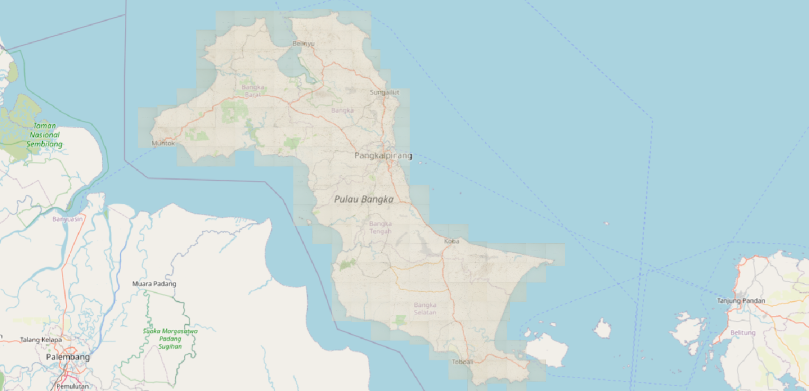
#> input picture figures/osm_overlay.png, 1618 x 781 px, given in place of 33-XXVI-d.jpg, which was not available (shown at 1/2 size)
$ python make_figures.py ../figures/osm_overlay.png
#> lines starting #> are read from the running program, lines starting #| are printed output that depends on the picture; pictures that were not available may be replaced by others from this repository, and a replacement may not be noted
### v3/grid.py
# -*- coding: utf-8 -*-
"""Bangka sheet-grid geometry (v3).

One model covers every sheet.  Each sheet is placed by its *printed neatline*,
not by the edge of the scan: whichever axis of the frame spans a whole number
of 5' cells fixes the paper scale, and the other axis follows from its measured
pixel length.  That handles regular sheets, the two-cell coastal composites,
and the sheets that were printed short or long of their cell, without
stretching any of them.

A 5' cell is not square on paper: at Bangka's latitude 5' of latitude is
slightly shorter on the ground than 5' of longitude.  The measured frames agree
(median height/width 0.9959 over 115 sheets, MAD 0.0009, against 0.9943
predicted for the ellipsoid), which is what CELL_ASPECT encodes.
"""
import csv
import os

from PIL import Image

Image.MAX_IMAGE_PIXELS = None

HERE = os.path.dirname(os.path.abspath(__file__))
ROOT = os.path.dirname(HERE)
CROP_DIR = os.path.join(ROOT, 'new_crops', 'map')

SUBGRID = {
    'a': (0, 0), 'b': (1, 0), 'c': (2, 0), 'd': (3, 0),
    'e': (0, 1), 'f': (1, 1), 'g': (2, 1), 'h': (3, 1),
    'i': (0, 2), 'k': (1, 2), 'l': (2, 2), 'm': (3, 2),
    'n': (0, 3), 'o': (1, 3), 'p': (2, 3), 'q': (3, 3),
}
INV_SUBGRID = {v: k for k, v in SUBGRID.items()}
ROMAN = {'XXIII': 23, 'XXIV': 24, 'XXV': 25, 'XXVI': 26, 'XXVII': 27, 'XXVIII': 28}
INV_ROMAN = {v: k for k, v in ROMAN.items()}

CELL = 5 / 60.0
CELL_ASPECT = 0.9959          # printed frame height / width for one cell

BASE_LON, BASE_LAT = 105.0, -2.0
LON_OFFSET = 0.140831
LAT_OFFSET = 0.000121

# v3.1 refinement: a small residual shift found by fitting the map's own road
# network (v3/fit_roads.py) against OSM's major-road layer.  Roads move far
# less than the coastline over 90 years, so this is a genuine inland
# calibration check, not coastal change.  60 of 131 usable sheets converged
# independently on the same shift with a tight median residual (30 m) - not
# plausible by chance - so it is applied here rather than left as a footnote.
# Provenance: median of those 60 sheets' fitted (dlon, dlat), 2026-08-27.
ROAD_LON_CORRECTION = 200.4 / 111320.0
ROAD_LAT_CORRECTION = -66.8 / 111320.0

# Sheets whose printed frame is not a whole cell, with the edge that sits on a
# graticule line.  Anchors are decided in fit_irregular.py, never guessed.
IRREGULAR_ANCHOR = {
    '33-XXVI-d': 'top',
    '34-XXV-q': 'top',
}

_frames = None


def frames():
    global _frames
    if _frames is None:
        _frames = {}
        with open(os.path.join(HERE, 'frames.csv'), encoding='utf-8') as fh:
            for r in csv.DictReader(fh):
                num = lambda k: float(r[k]) if r[k] else None
                cw, ch = int(r['crop_w']), int(r['crop_h'])
                _frames[r['sheet_id']] = dict(
                    left=num('frame_left'), right=num('frame_right'),
                    top=num('frame_top'), bottom=num('frame_bottom'),
                    w=num('frame_w'), h=num('frame_h'), crop_w=cw, crop_h=ch)
    return _frames


# [15 lines left out: function v2_metadata_path, not called in this run]


def cell_index(sheet_id):
    col_s, roman, sub = sheet_id.split('-')
    bc, br = (int(col_s) - 32) * 4, (ROMAN[roman] - 25) * 4
    return [(bc + SUBGRID[ch][0], br + SUBGRID[ch][1]) for ch in sub]


# [4 lines left out: function sheet_id_for, not called in this run]


def cell_bounds(col, row, apply_road_correction=True):
    """Bounds of one 5' graticule cell.

    apply_road_correction=False reproduces the v3.0 grid, which is what
    fit_roads.py needs so its measurement stays independent of its own result.
    """
    w = BASE_LON + LON_OFFSET + col * CELL
    n = BASE_LAT + LAT_OFFSET - row * CELL
    if apply_road_correction:
        w += ROAD_LON_CORRECTION
        n += ROAD_LAT_CORRECTION
    return w, n, w + CELL, n - CELL


def crop_size(sheet_id):
    with Image.open(os.path.join(CROP_DIR, sheet_id + '.jpg')) as im:
        return im.size


def frame_edges(sheet_id):
    """Neatline edge positions in crop pixels, falling back to the crop edge
    wherever a frame line was too faint to measure."""
    f = frames()[sheet_id]
    cw, ch = f['crop_w'], f['crop_h']
    return (0.0 if f['left'] is None else f['left'],
            float(cw) if f['right'] is None else f['right'],
            0.0 if f['top'] is None else f['top'],
            float(ch) if f['bottom'] is None else f['bottom'], cw, ch)


def _frame_px(sheet_id):
    l, r, t, b, cw, ch = frame_edges(sheet_id)
    return (r - l), (b - t), cw, ch


def sheet_geometry(sheet_id, anchor_override=None, apply_road_correction=True):
    cells = cell_index(sheet_id)
    fw, fh, cw, ch = _frame_px(sheet_id)
    vertical_pair = len(cells) == 2 and cells[0][0] == cells[1][0]
    horizontal_pair = len(cells) == 2 and not vertical_pair

    # Which axis spans a known whole number of cells?  That axis sets the scale.
    n_lon_cells = 2 if horizontal_pair else 1
    n_lat_cells = 2 if vertical_pair else 1
    if horizontal_pair:
        deg_per_px = CELL / (fh / CELL_ASPECT)          # height is one cell
    else:
        deg_per_px = CELL / fw                          # width is one cell

    span_lon = fw * deg_per_px
    span_lat = fh * deg_per_px / CELL_ASPECT

    land = cells[0]
    lw, ln, le, ls = cell_bounds(*land, apply_road_correction=apply_road_correction)

    if len(cells) == 1:
        # Only call a sheet irregular when both frame edges were actually
        # measured; a half-measured frame is not evidence of anything.
        raw = frames()[sheet_id]
        measured = raw['w'] is not None and raw['h'] is not None
        exact = not measured or (abs(span_lon / CELL - 1) < 0.02
                                 and abs(span_lat / CELL - 1) < 0.02)
        if exact:
            anchor = 'cell'
            west, north, east, south = lw, ln, le, ls
        else:
            anchor = anchor_override or IRREGULAR_ANCHOR.get(sheet_id, 'top')
            west, east = lw, lw + span_lon
            if anchor == 'top':
                north, south = ln, ln - span_lat
            else:
                south, north = ls, ls + span_lat
    elif vertical_pair:
        # The sheet's frame touches one of the two outer edges of the enclosing
        # 5' x 10' rectangle - not an edge of the land cell, which may be the
        # lower of the pair.  The rule is that it touches the land cell's own
        # outer edge, with the unprinted sea falling off the companion end.
        upper = min(cells, key=lambda c: c[1])
        lower = max(cells, key=lambda c: c[1])
        rect_north = cell_bounds(*upper, apply_road_correction=apply_road_correction)[1]
        rect_south = cell_bounds(*lower, apply_road_correction=apply_road_correction)[3]
        anchor = anchor_override or ('top' if cells[0] == upper else 'bottom')
        west, east = lw, lw + span_lon
        if anchor == 'top':
            north, south = rect_north, rect_north - span_lat
        else:
            south, north = rect_south, rect_south + span_lat
    else:
        left_c = min(cells, key=lambda c: c[0])
        right_c = max(cells, key=lambda c: c[0])
        rect_west = cell_bounds(*left_c, apply_road_correction=apply_road_correction)[0]
        rect_east = cell_bounds(*right_c, apply_road_correction=apply_road_correction)[2]
        anchor = anchor_override or ('left' if cells[0] == left_c else 'right')
        north, south = ln, ln - span_lat
        if anchor == 'left':
            west, east = rect_west, rect_west + span_lon
        else:
            east, west = rect_east, rect_east - span_lon

    # Everything above positions the *neatline*.  The crop keeps a little paper
    # on each side of it, and those margins are not symmetric, so extend each
    # edge by its own measured margin instead of splitting the difference.
    fl, fr, ft, fb, _, _ = frame_edges(sheet_id)
    west -= fl * deg_per_px
    east += (cw - fr) * deg_per_px
    north += ft * deg_per_px / CELL_ASPECT
    south -= (ch - fb) * deg_per_px / CELL_ASPECT

    return dict(sheet_id=sheet_id,
                kind='composite' if len(cells) == 2 else
                     ('irregular' if anchor not in ('cell',) else 'single'),
                anchor=anchor, west=west, north=north, east=east, south=south,
                w_px=cw, h_px=ch, frame_w=fw, frame_h=fh,
                frame_px=(fl, fr, ft, fb),
                xscale=(east - west) / cw, yscale=(north - south) / ch,
                span_lon_arcmin=(east - west) * 60, span_lat_arcmin=(north - south) * 60,
                n_lon_cells=n_lon_cells, n_lat_cells=n_lat_cells, cells=cells)

### v3/make_figures.py
# -*- coding: utf-8 -*-
"""Regenerate every figure used in the README and V3_REPORT.

Figures are generated from the data rather than screenshotted, so they stay
consistent with whatever the pipeline currently produces.  Run after
georeference.py.
"""
import glob
import os
import sys

import numpy as np
import rasterio
from PIL import Image, ImageDraw, ImageFont
from rasterio.enums import Resampling

HERE = os.path.dirname(os.path.abspath(__file__))
ROOT = os.path.dirname(HERE)
sys.path.insert(0, HERE)
import basemap  # noqa: E402
import grid  # noqa: E402

Image.MAX_IMAGE_PIXELS = None
OUT = os.path.join(ROOT, 'figures')
RASTERS = os.path.join(ROOT, 'GEOREF_V3_1', '*', '*.tif')

_FONT_CANDIDATES = ['C:/Windows/Fonts/segoeui.ttf', 'C:/Windows/Fonts/arial.ttf',
                    '/usr/share/fonts/truetype/dejavu/DejaVuSans.ttf']


def font(size):
    for p in _FONT_CANDIDATES:
        if os.path.exists(p):
            try:
                return ImageFont.truetype(p, size)
            except OSError:
                pass
    return ImageFont.load_default()


def caption(draw, xy, text, fill=(30, 30, 30), size=15, bg=(255, 255, 255)):
    """Text with a solid pad behind it, so it stays readable over a map."""
    f = font(size)
    x, y = xy
    box = draw.textbbox((x, y), text, font=f)
    draw.rectangle([box[0] - 5, box[1] - 3, box[2] + 5, box[3] + 3], fill=bg)
    draw.text((x, y), text, font=f, fill=fill)


def _render_sheets(pattern, west, east, south, north, ppd, use_mask=True):
    """Paint the georeferenced sheets into a lon/lat-aligned RGBA canvas."""
    W, H = int(round((east - west) * ppd)), int(round((north - south) * ppd))
    canvas = np.zeros((H, W, 4), np.uint8)
    for f in sorted(glob.glob(pattern)):
        with rasterio.open(f) as ds:
            b = ds.bounds
            if b.right < west or b.left > east or b.top < south or b.bottom > north:
                continue
            tw = max(int(round((b.right - b.left) * ppd)), 1)
            th = max(int(round((b.top - b.bottom) * ppd)), 1)
            a = np.transpose(ds.read(out_shape=(3, th, tw),
                                     resampling=Resampling.average), (1, 2, 0))
            m = (ds.read_masks(1, out_shape=(th, tw), resampling=Resampling.nearest) > 127
                 if use_mask else np.ones((th, tw), bool))
        x0 = int(round((b.left - west) * ppd))
        y0 = int(round((north - b.top) * ppd))
        sx0, sy0 = max(x0, 0), max(y0, 0)
        x1, y1 = min(x0 + tw, W), min(y0 + th, H)
        if sx0 >= x1 or sy0 >= y1:
            continue
        sub = a[sy0 - y0:y1 - y0, sx0 - x0:x1 - x0]
        sm = m[sy0 - y0:y1 - y0, sx0 - x0:x1 - x0]
        win = canvas[sy0:y1, sx0:x1]
        win[..., :3][sm] = sub[sm]
        win[..., 3][sm] = 255
        canvas[sy0:y1, sx0:x1] = win
    return Image.fromarray(canvas, 'RGBA')


def fig_osm_overlay(path, z=10, opacity=0.75):
    """The sheets over modern OSM - does the archive land on the real island?

    Not called by main(): figures/osm_overlay.png is a hand-framed QGIS export
    (it carries a .pgw, so it stays georeferenced) and is tracked in git rather
    than regenerated, so this must not overwrite it.  Kept because it is the
    reproducible way to rebuild that view if the QGIS export is ever lost -
    call it explicitly with a different output path.
    """
    bm, (w, e, s, n) = basemap.basemap(105.0, 107.0, -3.35, -1.45, z=z)
    ppd = bm.width / (e - w)
    sheets = _render_sheets(RASTERS, w, e, s, n, ppd)
    sheets.putalpha(sheets.getchannel('A').point(lambda v: int(v * opacity)))
    out = bm.convert('RGBA')
    out.alpha_composite(sheets)
    out = out.convert('RGB')
    d = ImageDraw.Draw(out)
    caption(d, (12, out.height - 32),
            'historical sheets (v3.1) over OpenStreetMap  ·  basemap © OpenStreetMap contributors (ODbL)',
            size=17)
    out.save(path)
    return out.size


def fig_mosaic(path, ppd=900):
    """All 176 sheets, sheet outlines in red - coverage and seams."""
    west, east, south, north = 105.05, 106.95, -3.30, -1.55
    img = _render_sheets(RASTERS, west, east, south, north, ppd)
    out = Image.new('RGB', img.size, 'white')
    out.paste(img, (0, 0), img)
    d = ImageDraw.Draw(out)
    for f in sorted(glob.glob(RASTERS)):
        with rasterio.open(f) as ds:
            b = ds.bounds
        d.rectangle([(b.left - west) * ppd, (north - b.top) * ppd,
                     (b.right - west) * ppd, (north - b.bottom) * ppd],
                    outline=(220, 0, 0), width=2)
    caption(d, (12, 12),
            '176 sheets, v3.1 — red outlines are sheet extents; no structural overlaps',
            size=17)
    out.save(path)
    return out.size


def fig_irregular(path, sid='33-XXVI-d'):
    """A sheet whose printed frame is taller than its 5' cell.

    Blue is the detected neatline, red is the graticule cell it was forced
    into by v2 - the gap between them is the distortion v3 removes.
    """
    g = grid.sheet_geometry(sid)
    with Image.open(os.path.join(grid.CROP_DIR, sid + '.jpg')) as im:
        scale = 760.0 / im.width
        img = im.resize((int(im.width * scale), int(im.height * scale))).convert('RGB')
    fl, fr, ft, fb = [v * scale for v in g['frame_px']]
    cell_h = (fr - fl) * grid.CELL_ASPECT          # one cell, at this sheet's scale
    pad_b, pad_r = 40, 330
    out = Image.new('RGB', (img.width + pad_r, img.height + pad_b), 'white')
    out.paste(img, (0, 0))
    d = ImageDraw.Draw(out)
    d.rectangle([fl, ft, fr, fb], outline=(20, 90, 220), width=3)
    d.rectangle([fl, ft, fr, ft + cell_h], outline=(220, 0, 0), width=3)
    over_m = (g['span_lat_arcmin'] - 5.0) * 1852
    x = img.width + 16
    d.text((x, ft + 4), sid, font=font(21), fill=(0, 0, 0))
    d.text((x, ft + 40), 'blue: printed neatline', font=font(16), fill=(20, 90, 220))
    d.text((x, ft + 62), "red: one 5-arcmin cell", font=font(16), fill=(200, 0, 0))
    d.text((x, ft + 100), 'The printed frame is %.1f%%' % (g['frame_h'] / g['frame_w'] * 100 - 100),
           font=font(16), fill=(0, 0, 0))
    d.text((x, ft + 122), 'taller than one cell, i.e.', font=font(16), fill=(0, 0, 0))
    d.text((x, ft + 144), '%.0f m of extra coastline.' % over_m, font=font(16), fill=(0, 0, 0))
    d.text((x, ft + 182), 'v2 squeezed the whole sheet', font=font(16), fill=(95, 95, 95))
    d.text((x, ft + 204), 'into the red box, distorting', font=font(16), fill=(95, 95, 95))
    d.text((x, ft + 226), 'its interior by that much.', font=font(16), fill=(95, 95, 95))
    out.save(path)
    return out.size


def main():
    os.makedirs(OUT, exist_ok=True)
    jobs = [
        ('mosaic_v3.png', fig_mosaic, 'all 176 sheets, outlines in red'),
        ('irregular_sheet.png', fig_irregular, 'a sheet printed past its cell'),
    ]
    for name, fn, desc in jobs:
        p = os.path.join(OUT, name)
        size = fn(p)
        print('%-22s %-38s %s' % (name, desc, size), flush=True)
#> this loop made 2 passes; (reads v3/frames.csv from the repository)
#> pass 1, in fig_mosaic, `out.save(path)`:
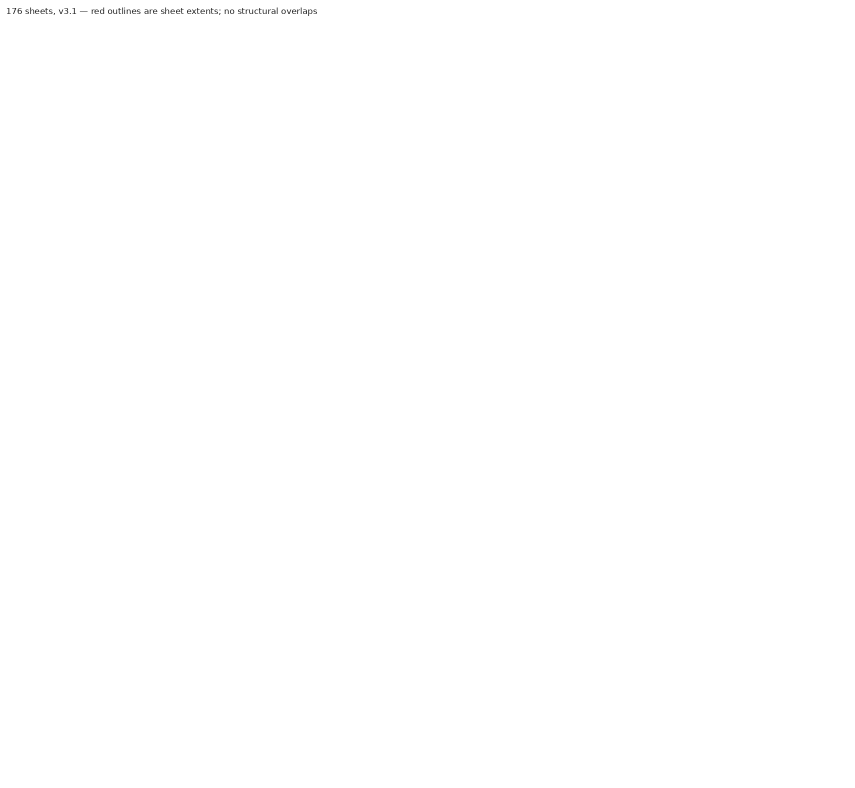
#> saved as mosaic_v3.png: PIL image 1710x1575 RGB (shown at 1/2 size); min 30, max 255, mean 254.9
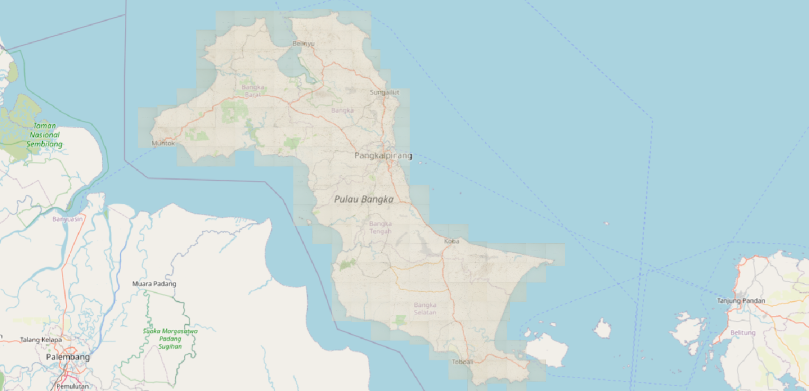
#> input picture figures/osm_overlay.png, 1618 x 781 px, given in place of 33-XXVI-d.jpg, which was not available (shown at 1/2 size)
#> pass 2, in fig_irregular, `img = im.resize((int(im.width * scale), int(im.height * scale))).conve..`:
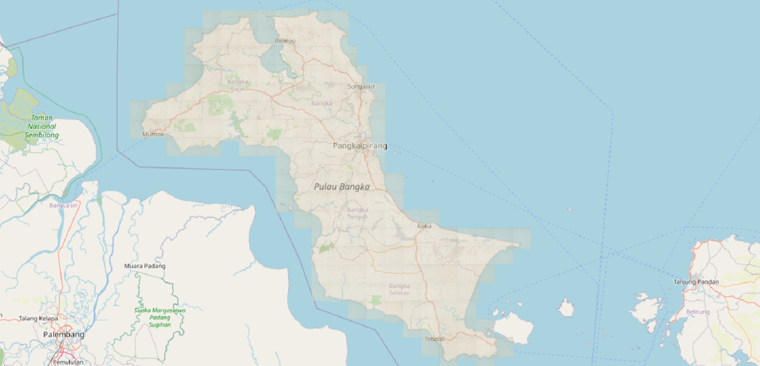
#> img: PIL image 760x366 RGB; mean R, G, B 195.5, 217.7, 220.5

    # The before/after seam figure needs the v2 rasters, which are not always
    # present; skip rather than fail when they are not.
    if glob.glob(os.path.join(ROOT, 'GEOREF_FINAL_COMPOSITE_12', '*.tif')):
        import seam_figure
        sys.argv = ['seam_figure', os.path.join(OUT, 'seam_v2_v3.png')]
        seam_figure.main()
    else:
        print('%-22s %s' % ('seam_v2_v3.png', 'skipped - v2 rasters not present'))


if __name__ == '__main__':
    main()
